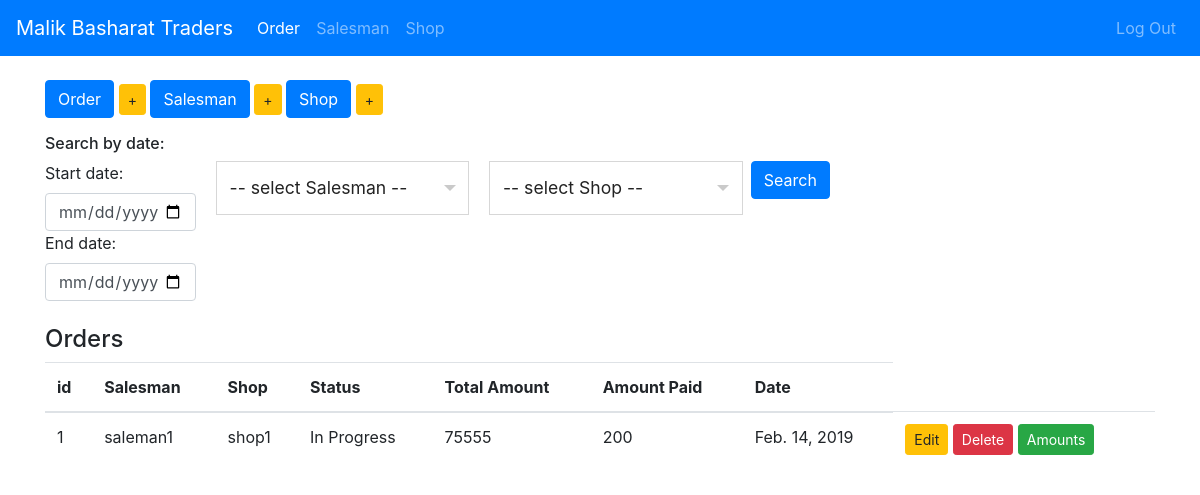
Page /display_orders/ (signed in) on the earlier database version.
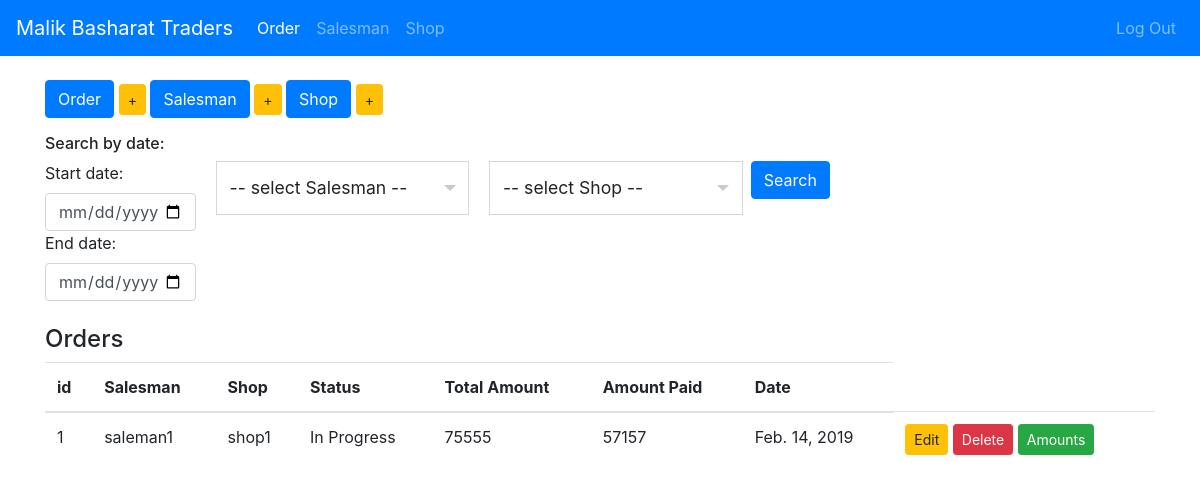
Same page on the later database version.
### app1/models.py (models this page shows, shortened)
class Orders(models.Model):
    com = 'Completed'
    pro = 'In Progress'
    choice = (
        (pro, "In progress"),
        (com, 'completed'),
    )
    salesman = models.ForeignKey(Salesman, on_delete=models.CASCADE)
    shop = models.ForeignKey(Shop, on_delete=models.CASCADE, null=True)
    status = models.CharField(max_length=25,choices=choice)
    total_amount = models.IntegerField()
    amount_paid = models.IntegerField(null=True, default=0)
    date = models.DateField()

class Salesman(models.Model):
    name = models.CharField(max_length=200)
    address = models.TextField()
    shops = models.ManyToManyField(Shop, null=True)
    def __str__(self):
        return self.name

class Shop(models.Model):
    name = models.CharField(max_length=200)
    address = models.TextField()

### app1/views.py (the view)
# urls.py: path('display_orders/', indexView, name='display_orders'),
@login_required(login_url=loginView)
def indexView(request):
    orders = Orders.objects.all()
    all_salesman = Salesman.objects.all()
    all_shops = Shop.objects.all()
    print(orders)
    return render(request, 'app1/index.html', {'orders': orders, 'all_salesman':all_salesman, 'all_shops':all_shops})

### templates/app1/index.html (shortened to what this page needs)
{% extends 'app1/base1.html' %}
{% block content %}
    <br>
    <div>
    <div class="btn-toolbar mb-3" role="toolbar" aria-label="Toolbar with button groups">
        <div class="button-group mr-auto">
            <a href="{% url 'display_orders' %}" class="btn btn-primary btn-md" role="button">Order</a>
            <a href="{% url 'add_order' %}" class="btn btn-warning btn-sm" role="button">+</a>
            <a href="{% url 'display_salesman' %}" class="btn btn-primary btn-md" role="button">Salesman</a>
            <a href="{% url 'add_salesman' %}" class="btn btn-warning btn-sm" role="button">+</a>
            <a href="{% url 'display_shops' %}" class="btn btn-primary btn-md" role="button">Shop</a>
            <a href="{% url 'add_shop' %}" class="btn btn-warning btn-sm" role="button">+</a>
        </div>
    </div>
        <div class="mr-auto">
            <form action="{% url 'filter-order' %}" method="post">{% csrf_token %}
                <h6>Search by date: </h6>
                <div style="overflow: hidden">
                <div style="float: left">
                    <label for="start">Start date:</label>
                    <input type="date" id="start" name="start-date" value={% now "Y-m-d" as date %} min="2000-01-01" max="2030-12-31">
                    <label for="start">End date:</label>
                    <input type="date" id="end" name="end-date" value={% now "Y-m-d" as date %} min="2000-01-01" max="2030-12-31">
                </div>
                <div style="float:left; margin-left: 20px"  >
                </div>
                 <div style="float:left; margin-left: 20px"  >
                </div>
                <button type="submit" class="btn btn-primary ml-2">Search</button>
                </div>
            </form>
        </div>
    <br>
    {% if salesmen %}
        <h4>Salesman</h4>
    {% elif shops %}
        <h4>Shops</h4>
    {% elif his_orders %}
        <h4>Orders of {{ name }}</h4>
    {% else %}
        <h4>Orders</h4>
    {% endif %}
    <table class="table table-hover">
        <thead>
            <tr>
              {% if orders %}
                <th>id</th>
                <th>Salesman</th>
                <th>Shop</th>
                <th>Status</th>
                <th>Total Amount</th>
                <th>Amount Paid</th>
                <th>Date</th>
              {% elif salesmen %}
                 <th>id</th>
                 <th>Name</th>
                 <th>Address</th>
              {% elif shops %}
                 <th>id</th>
                 <th>Name</th>
                 <th>Address</th>
              {% endif %}
            </tr>
        </thead>
        <tbody>
            {% for order in orders %}
                <tr>
                <td>{{ order.pk }}</td>
                <td>{{ order.salesman }}</td>
                <td>{{ order.shop.name}}</td>
                <td>{{order.status}}</td>
                <td>{{order.total_amount}}</td>
                <td>{{order.amount_paid}}</td>
                <td>{{order.date}}</td>
                <td>
                    <a href="{% url 'edit_order' order.pk%}" class="btn btn-warning btn-sm" role="button">Edit</a>
                    <a onclick="delete_data('{% url 'delete_order' order.pk %}')" href="javascript:void(0)" class="btn btn-danger btn-sm" role="button">Delete</a>
                    <a href="{% url 'order_amounts' order.pk%}" class="btn btn-success btn-sm" role="button">Amounts</a>
                </td>
                </tr>
            {% endfor %}
        </tbody>
    </table>
{% endblock %}

Differences in the rows shown:
changed Orders "In Progress": amount_paid "200" → "57157"
